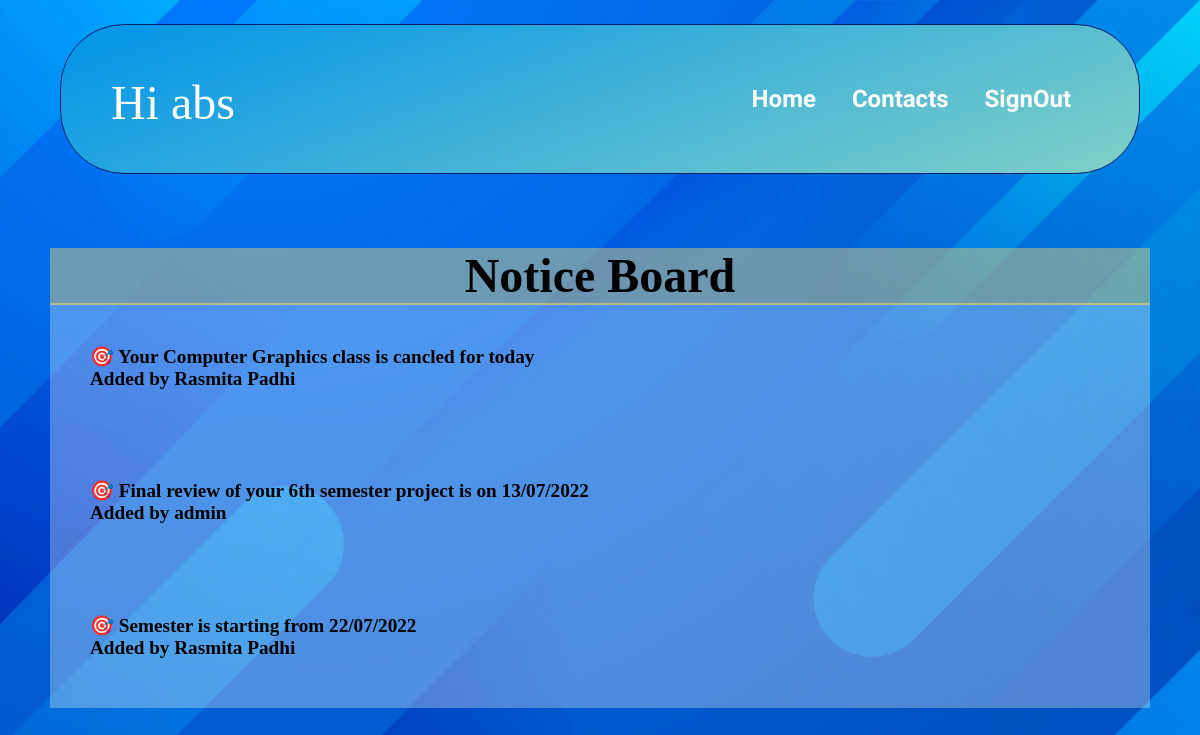
The app's page /studentComp/showNoticeStudent.php (signed in) with its own data.
### tables this page shows
CREATE TABLE `notice` (
  `id` int(11) NOT NULL,
  `notice` varchar(225) NOT NULL,
  `tname` varchar(225) NOT NULL
);

### studentComp/showNoticeStudent.php (the view, shortened to what this page needs)
<?php
     include_once 'student_nav.php';
     $qry = "SELECT * FROM notice ORDER BY id desc";
     $res = mysqli_query($con,$qry);
?>
<!DOCTYPE html>
<html lang="en">
<head>
<link rel="stylesheet" href="../css/notice.css">
</head>
<body>
    <div class="container">
                    <h2 class="notice_header">Notice Board
                        </h2>
                        <?php
                                while($res1=mysqli_fetch_assoc($res)){
                        ?>
                        <div class="board">
                                <div class="notice-info">
                                    🎯
                                    <?php echo $res1['notice'];?><br>
                                    <?php if($res1['tname']!=NULL){
                                        echo "Added by ".$res1['tname'];
                                    }
                                    ?>
                                </div>
                        </div>
                        <?php } ?>
                    </div>
                </body>
</body>

### css/notice.css (style rules this page uses)
* { margin: 0; box-sizing: border-box; }
body { background-image: url("../images/blue-gradient.jpg"); background-size: cover; }
.container { display: flex; flex-direction: column; margin-top: 2%; height: 70vh; padding: 50px; }
.notice_header { border-bottom: 2px solid rgba(221, 203, 123, 0.7); display: flex; justify-content: center; align-items: center; font-size: 3rem; background-color: rgba(221, 203, 123, 0.486); }
.board { background-color: rgba(255, 255, 255, 0.3); height: 80vh; width: 100%; padding: 40px; }
.notice-info { color: black; font-weight: 700; font-size: larger; }

### records on screen
notice: notice "Your Computer Graphics class is cancled for today", tname "Rasmita Padhi"
notice: notice "Final review of your 6th semester project is on 13/07/2022", tname "admin"
notice: notice "Semester is starting from 22/07/2022", tname "Rasmita Padhi"

### other values on screen
$nm "abs"
